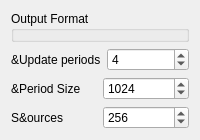
      <widget class="QWidget" name="General_tab">
       <attribute name="title">
        <string>&amp;General</string>
       </attribute>
       <layout class="QGridLayout" name="gridLayout_2">
        <item row="0" column="0">
         <widget class="QGroupBox" name="output_format_groupBox">
          <property name="sizePolicy">
           <sizepolicy hsizetype="Preferred" vsizetype="Preferred">
            <horstretch>0</horstretch>
            <verstretch>1</verstretch>
           </sizepolicy>
          </property>
          <property name="title">
           <string>Output Format</string>
          </property>
          <widget class="QLabel" name="sample_depth_label">
           <property name="geometry">
            <rect>
             <x>9</x>
             <y>77</y>
             <width>87</width>
             <height>17</height>
            </rect>
           </property>
           <property name="text">
            <string>Sample &amp;depth</string>
           </property>
           <property name="buddy">
            <cstring>sample_depth_comboBox</cstring>
           </property>
          </widget>
          <widget class="QComboBox" name="sample_depth_comboBox">
           <property name="geometry">
            <rect>
             <x>219</x>
             <y>77</y>
             <width>65</width>
             <height>27</height>
            </rect>
           </property>
           <property name="currentIndex">
            <number>0</number>
           </property>
           <item>
            <property name="text">
             <string>8-bit</string>
            </property>
           </item>
           <item>
            <property name="text">
             <string>16-bit</string>
            </property>
           </item>
           <item>
            <property name="text">
             <string>32-bit float</string>
            </property>
           </item>
          </widget>
          <widget class="QLabel" name="frequency_label">
           <property name="geometry">
            <rect>
             <x>9</x>
             <y>151</y>
             <width>67</width>
             <height>17</height>
            </rect>
           </property>
           <property name="text">
            <string>&amp;Frequency</string>
           </property>
           <property name="buddy">
            <cstring>frequency_comboBox</cstring>
           </property>
          </widget>
          <widget class="QComboBox" name="frequency_comboBox">
           <property name="geometry">
            <rect>
             <x>219</x>
             <y>151</y>
             <width>71</width>
             <height>27</height>
            </rect>
           </property>
           <property name="editable">
            <bool>true</bool>
           </property>
           <item>
            <property name="text">
             <string>44100</string>
            </property>
           </item>
           <item>
            <property name="text">
             <string>22050</string>
            </property>
           </item>
          </widget>
         </widget>
        </item>
        <item row="1" column="0">
         <layout class="QHBoxLayout" name="horizontalLayout_2">
          <item>
           <widget class="QLabel" name="periods_label">
            <property name="text">
             <string>&amp;Update periods</string>
            </property>
           </widget>
          </item>
          <item>
           <widget class="QSpinBox" name="periods_spinBox">
            <property name="toolTip">
             <string>Sets the number of update buffers for playback.
A value of 0 means auto-select.</string>
            </property>
            <property name="value">
             <number>4</number>
            </property>
           </widget>
          </item>
         </layout>
        </item>
        <item row="2" column="0">
         <layout class="QHBoxLayout" name="horizontalLayout_11">
          <item>
           <widget class="QLabel" name="period_size_label">
            <property name="text">
             <string>&amp;Period Size</string>
            </property>
           </widget>
          </item>
          <item>
           <widget class="QSpinBox" name="period_size_spinBox">
            <property name="toolTip">
             <string>Sets the number of update buffers for playback.
A value of 0 means auto-select.</string>
            </property>
            <property name="maximum">
             <number>99999</number>
            </property>
            <property name="value">
             <number>1024</number>
            </property>
           </widget>
          </item>
         </layout>
        </item>
        <item row="3" column="0">
         <layout class="QHBoxLayout" name="horizontalLayout">
          <item>
           <widget class="QLabel" name="sources_label">
            <property name="text">
             <string>S&amp;ources</string>
            </property>
           </widget>
          </item>
          <item>
           <widget class="QSpinBox" name="sources_spinBox">
            <property name="toolTip">
             <string>Sets the number of update buffers for playback.
A value of 0 means auto-select.</string>
            </property>
            <property name="maximum">
             <number>2048</number>
            </property>
            <property name="value">
             <number>256</number>
            </property>
           </widget>
          </item>
         </layout>
        </item>
       </layout>
      </widget>
